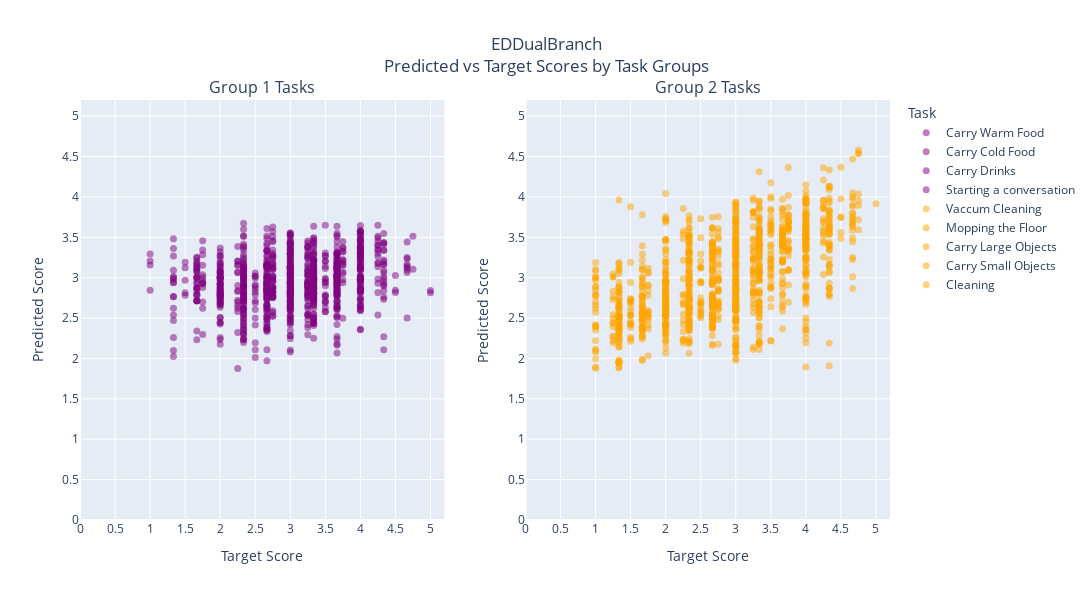

Source (notebook cell):
### Code cell
from plotly.subplots import make_subplots
import plotly.graph_objects as go

# Create subplots
fig = make_subplots(rows=1, cols=2,
                    subplot_titles=("Group 1 Tasks", "Group 2 Tasks"))

# Add traces for group1 tasks
for task in group1:
    df_task = df[df['Task'] == task]
    fig.add_trace(
        go.Scatter(x=df_task['Target'], y=df_task['Predicted'], mode='markers',
                   marker=dict(color='purple', size=7, opacity=0.5),
                   name=task),
        row=1, col=1
    )

# Add traces for group2 tasks
for task in group2:
    df_task = df[df['Task'] == task]
    fig.add_trace(
        go.Scatter(x=df_task['Target'], y=df_task['Predicted'], mode='markers',
                   marker=dict(color='orange', size=7, opacity=0.5),
                   name=task),
        row=1, col=2
    )

fig.update_xaxes(title_text='Target Score', row=1, col=1, **axis_kwargs)
fig.update_yaxes(title_text='Predicted Score', row=1, col=1, **axis_kwargs)
fig.update_xaxes(title_text='Target Score', row=1, col=2, **axis_kwargs)
fig.update_yaxes(title_text='Predicted Score', row=1, col=2, **axis_kwargs)

# Layout
fig.update_layout(
    template='plotly',
    width=1200, height=600,
    xaxis=dict(range=[0, 5.2], dtick=0.5),
    yaxis=dict(range=[0, 5.2], dtick=0.5),
    xaxis2=dict(range=[0, 5.2], dtick=0.5),
    yaxis2=dict(range=[0, 5.2], dtick=0.5),
    title="EDDualBranch<br>Predicted vs Target Scores by Task Groups",
    title_x=0.5,
    legend_title_text='Task',
)

fig.show()

### Figure 1 — Plotly figure (JSON) as saved in the notebook; plotly's stock layout.template omitted (floating-point values rounded to 4 significant figures; data arrays with more than 128 entries replaced by an {"elided": "..."} marker saying what was removed)
{"data": [{"marker": {"color": "purple", "opacity": 0.5, "size": 7}, "mode": "markers", "name": "Carry Warm Food", "type": "scatter", "x": {"elided": "240 float values"}, "xaxis": "x", "y": {"elided": "240 float values"}, "yaxis": "y"}, {"marker": {"color": "purple", "opacity": 0.5, "size": 7}, "mode": "markers", "name": "Carry Cold Food", "type": "scatter", "x": {"elided": "240 float values"}, "xaxis": "x", "y": {"elided": "240 float values"}, "yaxis": "y"}, {"marker": {"color": "purple", "opacity": 0.5, "size": 7}, "mode": "markers", "name": "Carry Drinks", "type": "scatter", "x": {"elided": "240 float values"}, "xaxis": "x", "y": {"elided": "240 float values"}, "yaxis": "y"}, {"marker": {"color": "purple", "opacity": 0.5, "size": 7}, "mode": "markers", "name": "Starting a conversation", "type": "scatter", "x": {"elided": "240 float values"}, "xaxis": "x", "y": {"elided": "240 float values"}, "yaxis": "y"}, {"marker": {"color": "orange", "opacity": 0.5, "size": 7}, "mode": "markers", "name": "Vaccum Cleaning", "type": "scatter", "x": {"elided": "240 float values"}, "xaxis": "x2", "y": {"elided": "240 float values"}, "yaxis": "y2"}, {"marker": {"color": "orange", "opacity": 0.5, "size": 7}, "mode": "markers", "name": "Mopping the Floor", "type": "scatter", "x": {"elided": "240 float values"}, "xaxis": "x2", "y": {"elided": "240 float values"}, "yaxis": "y2"}, {"marker": {"color": "orange", "opacity": 0.5, "size": 7}, "mode": "markers", "name": "Carry Large Objects", "type": "scatter", "x": {"elided": "240 float values"}, "xaxis": "x2", "y": {"elided": "240 float values"}, "yaxis": "y2"}, {"marker": {"color": "orange", "opacity": 0.5, "size": 7}, "mode": "markers", "name": "Carry Small Objects", "type": "scatter", "x": {"elided": "240 float values"}, "xaxis": "x2", "y": {"elided": "240 float values"}, "yaxis": "y2"}, {"marker": {"color": "orange", "opacity": 0.5, "size": 7}, "mode": "markers", "name": "Cleaning", "type": "scatter", "x": {"elided": "240 float values"}, "xaxis": "x2", "y": {"elided": "240 float values"}, "yaxis": "y2"}], "layout": {"annotations": [{"font": {"size": 16}, "showarrow": false, "text": "Group 1 Tasks", "x": 0.225, "xanchor": "center", "xref": "paper", "y": 1, "yanchor": "bottom", "yref": "paper"}, {"font": {"size": 16}, "showarrow": false, "text": "Group 2 Tasks", "x": 0.775, "xanchor": "center", "xref": "paper", "y": 1, "yanchor": "bottom", "yref": "paper"}], "height": 600, "legend": {"title": {"text": "Task"}}, "title": {"text": "EDDualBranch<br>Predicted vs Target Scores by Task Groups", "x": 0.5}, "width": 1200, "xaxis": {"anchor": "y", "domain": [0, 0.45], "dtick": 0.5, "range": [0, 5.2], "title": {"text": "Target Score"}}, "xaxis2": {"anchor": "y2", "domain": [0.55, 1], "dtick": 0.5, "range": [0, 5.2], "title": {"text": "Target Score"}}, "yaxis": {"anchor": "x", "domain": [0, 1], "dtick": 0.5, "range": [0, 5.2], "title": {"text": "Predicted Score"}}, "yaxis2": {"anchor": "x2", "domain": [0, 1], "dtick": 0.5, "range": [0, 5.2], "title": {"text": "Predicted Score"}}}}
